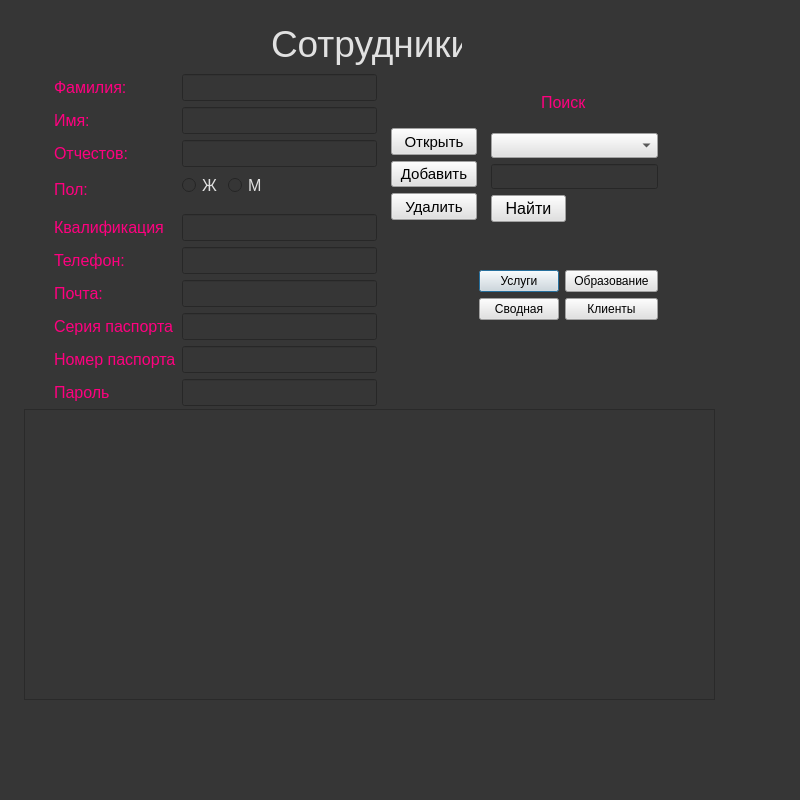
<?xml version="1.0" encoding="UTF-8"?>
<ui version="4.0">
 <class>Dialog</class>
 <widget class="QDialog" name="Dialog">
  <property name="geometry">
   <rect>
    <x>0</x>
    <y>0</y>
    <width>800</width>
    <height>800</height>
   </rect>
  </property>
  <property name="cursor">
   <cursorShape>ArrowCursor</cursorShape>
  </property>
  <property name="windowTitle">
   <string>Dialog</string>
  </property>
  <property name="styleSheet">
   <string notr="true">background-color: rgb(54, 54, 54);</string>
  </property>
  <widget class="QTableWidget" name="twStaffs">
   <property name="geometry">
    <rect>
     <x>24</x>
     <y>409</y>
     <width>691</width>
     <height>291</height>
    </rect>
   </property>
   <property name="font">
    <font>
     <pointsize>10</pointsize>
    </font>
   </property>
   <property name="styleSheet">
    <string notr="true">color: rgb(225, 225, 225); </string>
   </property>
  </widget>
  <widget class="QWidget" name="layoutWidget">
   <property name="geometry">
    <rect>
     <x>479</x>
     <y>270</y>
     <width>179</width>
     <height>54</height>
    </rect>
   </property>
   <layout class="QFormLayout" name="formLayout_3">
    <item row="0" column="0">
     <widget class="QPushButton" name="pushButton_3">
      <property name="styleSheet">
       <string notr="true">background-color: rgb(225, 225, 225);</string>
      </property>
      <property name="text">
       <string>Услуги</string>
      </property>
     </widget>
    </item>
    <item row="0" column="1">
     <widget class="QPushButton" name="qualification">
      <property name="styleSheet">
       <string notr="true">background-color: rgb(225, 225, 225);</string>
      </property>
      <property name="text">
       <string>Образование</string>
      </property>
     </widget>
    </item>
    <item row="1" column="0">
     <widget class="QPushButton" name="pushButton_2">
      <property name="styleSheet">
       <string notr="true">background-color: rgb(225, 225, 225);</string>
      </property>
      <property name="text">
       <string>Сводная</string>
      </property>
     </widget>
    </item>
    <item row="1" column="1">
     <widget class="QPushButton" name="worker">
      <property name="styleSheet">
       <string notr="true">background-color: rgb(225, 225, 225);</string>
      </property>
      <property name="text">
       <string>Клиенты</string>
      </property>
     </widget>
    </item>
   </layout>
  </widget>
  <widget class="QPushButton" name="pbFind">
   <property name="geometry">
    <rect>
     <x>491</x>
     <y>195</y>
     <width>75</width>
     <height>27</height>
    </rect>
   </property>
   <property name="font">
    <font>
     <pointsize>12</pointsize>
    </font>
   </property>
   <property name="styleSheet">
    <string notr="true">background-color: rgb(225, 225, 225);</string>
   </property>
   <property name="text">
    <string>Найти</string>
   </property>
  </widget>
  <widget class="QLabel" name="label_8">
   <property name="geometry">
    <rect>
     <x>541</x>
     <y>93</y>
     <width>51</width>
     <height>19</height>
    </rect>
   </property>
   <property name="sizePolicy">
    <sizepolicy hsizetype="Preferred" vsizetype="Preferred">
     <horstretch>3</horstretch>
     <verstretch>2</verstretch>
    </sizepolicy>
   </property>
   <property name="font">
    <font>
     <pointsize>12</pointsize>
    </font>
   </property>
   <property name="styleSheet">
    <string notr="true">color:rgb(255, 0, 127);</string>
   </property>
   <property name="text">
    <string>Поиск</string>
   </property>
  </widget>
  <widget class="QComboBox" name="cbColNames">
   <property name="geometry">
    <rect>
     <x>491</x>
     <y>133</y>
     <width>167</width>
     <height>25</height>
    </rect>
   </property>
   <property name="sizePolicy">
    <sizepolicy hsizetype="Preferred" vsizetype="Maximum">
     <horstretch>0</horstretch>
     <verstretch>0</verstretch>
    </sizepolicy>
   </property>
   <property name="font">
    <font>
     <pointsize>12</pointsize>
    </font>
   </property>
   <property name="styleSheet">
    <string notr="true">background-color: rgb(225, 225, 225);</string>
   </property>
  </widget>
  <widget class="QLineEdit" name="leFind">
   <property name="enabled">
    <bool>true</bool>
   </property>
   <property name="geometry">
    <rect>
     <x>491</x>
     <y>164</y>
     <width>167</width>
     <height>25</height>
    </rect>
   </property>
   <property name="sizePolicy">
    <sizepolicy hsizetype="Expanding" vsizetype="Maximum">
     <horstretch>0</horstretch>
     <verstretch>0</verstretch>
    </sizepolicy>
   </property>
   <property name="font">
    <font>
     <pointsize>12</pointsize>
    </font>
   </property>
   <property name="styleSheet">
    <string notr="true">color: rgb(225, 225, 225); </string>
   </property>
   <property name="text">
    <string/>
   </property>
  </widget>
  <widget class="QWidget" name="layoutWidget_2">
   <property name="geometry">
    <rect>
     <x>54</x>
     <y>74</y>
     <width>323</width>
     <height>332</height>
    </rect>
   </property>
   <layout class="QFormLayout" name="formLayout_2">
    <item row="0" column="0">
     <widget class="QLabel" name="label_5">
      <property name="sizePolicy">
       <sizepolicy hsizetype="Preferred" vsizetype="Preferred">
        <horstretch>3</horstretch>
        <verstretch>2</verstretch>
       </sizepolicy>
      </property>
      <property name="font">
       <font>
        <pointsize>12</pointsize>
       </font>
      </property>
      <property name="styleSheet">
       <string notr="true">color:rgb(255, 0, 127);</string>
      </property>
      <property name="text">
       <string>Фамилия:</string>
      </property>
     </widget>
    </item>
    <item row="0" column="1">
     <widget class="QLineEdit" name="leFio">
      <property name="font">
       <font>
        <pointsize>12</pointsize>
       </font>
      </property>
      <property name="styleSheet">
       <string notr="true">color: rgb(225, 225, 225); </string>
      </property>
      <property name="text">
       <string/>
      </property>
     </widget>
    </item>
    <item row="1" column="0">
     <widget class="QLabel" name="label_9">
      <property name="sizePolicy">
       <sizepolicy hsizetype="Preferred" vsizetype="Preferred">
        <horstretch>3</horstretch>
        <verstretch>2</verstretch>
       </sizepolicy>
      </property>
      <property name="font">
       <font>
        <pointsize>12</pointsize>
       </font>
      </property>
      <property name="styleSheet">
       <string notr="true">color:rgb(255, 0, 127);
</string>
      </property>
      <property name="text">
       <string>Имя:</string>
      </property>
     </widget>
    </item>
    <item row="1" column="1">
     <widget class="QLineEdit" name="leFio_2">
      <property name="font">
       <font>
        <pointsize>12</pointsize>
       </font>
      </property>
      <property name="styleSheet">
       <string notr="true">color: rgb(225, 225, 225); </string>
      </property>
      <property name="text">
       <string/>
      </property>
     </widget>
    </item>
    <item row="2" column="0">
     <widget class="QLabel" name="label_10">
      <property name="sizePolicy">
       <sizepolicy hsizetype="Preferred" vsizetype="Preferred">
        <horstretch>3</horstretch>
        <verstretch>2</verstretch>
       </sizepolicy>
      </property>
      <property name="font">
       <font>
        <pointsize>12</pointsize>
       </font>
      </property>
      <property name="styleSheet">
       <string notr="true">color:rgb(255, 0, 127);</string>
      </property>
      <property name="text">
       <string>Отчестов:</string>
      </property>
     </widget>
    </item>
    <item row="2" column="1">
     <widget class="QLineEdit" name="leFio_3">
      <property name="font">
       <font>
        <pointsize>12</pointsize>
       </font>
      </property>
      <property name="styleSheet">
       <string notr="true">color: rgb(225, 225, 225); </string>
      </property>
      <property name="text">
       <string/>
      </property>
     </widget>
    </item>
    <item row="3" column="0">
     <widget class="QLabel" name="label_6">
      <property name="sizePolicy">
       <sizepolicy hsizetype="Preferred" vsizetype="Preferred">
        <horstretch>3</horstretch>
        <verstretch>2</verstretch>
       </sizepolicy>
      </property>
      <property name="font">
       <font>
        <pointsize>12</pointsize>
       </font>
      </property>
      <property name="styleSheet">
       <string notr="true">color:rgb(255, 0, 127);</string>
      </property>
      <property name="text">
       <string>Пол:</string>
      </property>
     </widget>
    </item>
    <item row="3" column="1">
     <layout class="QFormLayout" name="formLayout">
      <item row="0" column="0">
       <widget class="QRadioButton" name="rbFemale">
        <property name="font">
         <font>
          <pointsize>12</pointsize>
         </font>
        </property>
        <property name="styleSheet">
         <string notr="true">color: rgb(225, 225, 225); </string>
        </property>
        <property name="text">
         <string>Ж</string>
        </property>
       </widget>
      </item>
      <item row="0" column="1">
       <widget class="QRadioButton" name="rbMale">
        <property name="font">
         <font>
          <pointsize>12</pointsize>
         </font>
        </property>
        <property name="styleSheet">
         <string notr="true">color: rgb(225, 225, 225); </string>
        </property>
        <property name="text">
         <string>М</string>
        </property>
       </widget>
      </item>
     </layout>
    </item>
    <item row="4" column="0">
     <widget class="QLabel" name="label_24">
      <property name="sizePolicy">
       <sizepolicy hsizetype="Preferred" vsizetype="Preferred">
        <horstretch>3</horstretch>
        <verstretch>2</verstretch>
       </sizepolicy>
      </property>
      <property name="font">
       <font>
        <pointsize>12</pointsize>
       </font>
      </property>
      <property name="styleSheet">
       <string notr="true">color:rgb(255, 0, 127);</string>
      </property>
      <property name="text">
       <string>Квалификация</string>
      </property>
     </widget>
    </item>
    <item row="5" column="0">
     <widget class="QLabel" name="label_22">
      <property name="sizePolicy">
       <sizepolicy hsizetype="Preferred" vsizetype="Preferred">
        <horstretch>3</horstretch>
        <verstretch>2</verstretch>
       </sizepolicy>
      </property>
      <property name="font">
       <font>
        <pointsize>12</pointsize>
       </font>
      </property>
      <property name="styleSheet">
       <string notr="true">color:rgb(255, 0, 127);</string>
      </property>
      <property name="text">
       <string>Телефон:</string>
      </property>
     </widget>
    </item>
    <item row="5" column="1">
     <widget class="QLineEdit" name="lePhone">
      <property name="font">
       <font>
        <pointsize>12</pointsize>
       </font>
      </property>
      <property name="toolTip">
       <string/>
      </property>
      <property name="styleSheet">
       <string notr="true">color: rgb(225, 225, 225); </string>
      </property>
      <property name="inputMask">
       <string/>
      </property>
      <property name="text">
       <string/>
      </property>
     </widget>
    </item>
    <item row="6" column="0">
     <widget class="QLabel" name="label_23">
      <property name="sizePolicy">
       <sizepolicy hsizetype="Preferred" vsizetype="Preferred">
        <horstretch>3</horstretch>
        <verstretch>2</verstretch>
       </sizepolicy>
      </property>
      <property name="font">
       <font>
        <pointsize>12</pointsize>
       </font>
      </property>
      <property name="styleSheet">
       <string notr="true">color:rgb(255, 0, 127);</string>
      </property>
      <property name="text">
       <string>Почта:</string>
      </property>
     </widget>
    </item>
    <item row="6" column="1">
     <widget class="QLineEdit" name="leEmail">
      <property name="font">
       <font>
        <pointsize>12</pointsize>
       </font>
      </property>
      <property name="styleSheet">
       <string notr="true">color: rgb(225, 225, 225); </string>
      </property>
      <property name="text">
       <string/>
      </property>
     </widget>
    </item>
    <item row="10" column="0">
     <widget class="QLabel" name="label_25">
      <property name="sizePolicy">
       <sizepolicy hsizetype="Preferred" vsizetype="Preferred">
        <horstretch>3</horstretch>
        <verstretch>2</verstretch>
       </sizepolicy>
      </property>
      <property name="font">
       <font>
        <pointsize>12</pointsize>
       </font>
      </property>
      <property name="styleSheet">
       <string notr="true">color:rgb(255, 0, 127);</string>
      </property>
      <property name="text">
       <string>Пароль</string>
      </property>
     </widget>
    </item>
    <item row="10" column="1">
     <widget class="QLineEdit" name="leEmail_2">
      <property name="font">
       <font>
        <pointsize>12</pointsize>
       </font>
      </property>
      <property name="styleSheet">
       <string notr="true">color: rgb(225, 225, 225); </string>
      </property>
      <property name="text">
       <string/>
      </property>
     </widget>
    </item>
    <item row="7" column="0">
     <widget class="QLabel" name="label_26">
      <property name="sizePolicy">
       <sizepolicy hsizetype="Preferred" vsizetype="Preferred">
        <horstretch>3</horstretch>
        <verstretch>2</verstretch>
       </sizepolicy>
      </property>
      <property name="font">
       <font>
        <pointsize>12</pointsize>
       </font>
      </property>
      <property name="styleSheet">
       <string notr="true">color:rgb(255, 0, 127);</string>
      </property>
      <property name="text">
       <string>Серия паспорта</string>
      </property>
     </widget>
    </item>
    <item row="9" column="0">
     <widget class="QLabel" name="label_29">
      <property name="sizePolicy">
       <sizepolicy hsizetype="Preferred" vsizetype="Preferred">
        <horstretch>3</horstretch>
        <verstretch>2</verstretch>
       </sizepolicy>
      </property>
      <property name="font">
       <font>
        <pointsize>12</pointsize>
       </font>
      </property>
      <property name="styleSheet">
       <string notr="true">color:rgb(255, 0, 127);</string>
      </property>
      <property name="text">
       <string>Номер паспорта</string>
      </property>
     </widget>
    </item>
    <item row="7" column="1">
     <widget class="QLineEdit" name="leEmail_3">
      <property name="font">
       <font>
        <pointsize>12</pointsize>
       </font>
      </property>
      <property name="styleSheet">
       <string notr="true">color: rgb(225, 225, 225); </string>
      </property>
      <property name="text">
       <string/>
      </property>
     </widget>
    </item>
    <item row="9" column="1">
     <widget class="QLineEdit" name="leEmail_4">
      <property name="font">
       <font>
        <pointsize>12</pointsize>
       </font>
      </property>
      <property name="styleSheet">
       <string notr="true">color: rgb(225, 225, 225); </string>
      </property>
      <property name="text">
       <string/>
      </property>
     </widget>
    </item>
    <item row="4" column="1">
     <widget class="QLineEdit" name="leEmail_5">
      <property name="font">
       <font>
        <pointsize>12</pointsize>
       </font>
      </property>
      <property name="styleSheet">
       <string notr="true">color: rgb(225, 225, 225); </string>
      </property>
      <property name="text">
       <string/>
      </property>
     </widget>
    </item>
   </layout>
  </widget>
  <widget class="QWidget" name="layoutWidget_3">
   <property name="geometry">
    <rect>
     <x>391</x>
     <y>128</y>
     <width>86</width>
     <height>92</height>
    </rect>
   </property>
   <layout class="QVBoxLayout" name="verticalLayout">
    <item>
     <widget class="QPushButton" name="pbOpen">
      <property name="sizePolicy">
       <sizepolicy hsizetype="Expanding" vsizetype="Expanding">
        <horstretch>0</horstretch>
        <verstretch>0</verstretch>
       </sizepolicy>
      </property>
      <property name="font">
       <font>
        <pointsize>11</pointsize>
       </font>
      </property>
      <property name="mouseTracking">
       <bool>false</bool>
      </property>
      <property name="tabletTracking">
       <bool>false</bool>
      </property>
      <property name="styleSheet">
       <string notr="true">background-color: rgb(225, 225, 225);</string>
      </property>
      <property name="inputMethodHints">
       <set>Qt::ImhNone</set>
      </property>
      <property name="text">
       <string>Открыть</string>
      </property>
      <property name="autoDefault">
       <bool>false</bool>
      </property>
     </widget>
    </item>
    <item>
     <widget class="QPushButton" name="pbInsert">
      <property name="sizePolicy">
       <sizepolicy hsizetype="Expanding" vsizetype="Expanding">
        <horstretch>0</horstretch>
        <verstretch>0</verstretch>
       </sizepolicy>
      </property>
      <property name="font">
       <font>
        <pointsize>11</pointsize>
       </font>
      </property>
      <property name="mouseTracking">
       <bool>false</bool>
      </property>
      <property name="tabletTracking">
       <bool>false</bool>
      </property>
      <property name="styleSheet">
       <string notr="true">background-color: rgb(225, 225, 225);</string>
      </property>
      <property name="inputMethodHints">
       <set>Qt::ImhNone</set>
      </property>
      <property name="text">
       <string>Добавить</string>
      </property>
      <property name="autoDefault">
       <bool>false</bool>
      </property>
     </widget>
    </item>
    <item>
     <widget class="QPushButton" name="pbDelete">
      <property name="sizePolicy">
       <sizepolicy hsizetype="Expanding" vsizetype="Expanding">
        <horstretch>0</horstretch>
        <verstretch>0</verstretch>
       </sizepolicy>
      </property>
      <property name="font">
       <font>
        <pointsize>11</pointsize>
       </font>
      </property>
      <property name="mouseTracking">
       <bool>false</bool>
      </property>
      <property name="tabletTracking">
       <bool>false</bool>
      </property>
      <property name="styleSheet">
       <string notr="true">background-color: rgb(225, 225, 225);</string>
      </property>
      <property name="inputMethodHints">
       <set>Qt::ImhNone</set>
      </property>
      <property name="text">
       <string>Удалить</string>
      </property>
      <property name="autoDefault">
       <bool>false</bool>
      </property>
     </widget>
    </item>
   </layout>
  </widget>
  <widget class="QLabel" name="label_7">
   <property name="geometry">
    <rect>
     <x>271</x>
     <y>13</y>
     <width>191</width>
     <height>61</height>
    </rect>
   </property>
   <property name="sizePolicy">
    <sizepolicy hsizetype="Preferred" vsizetype="Preferred">
     <horstretch>3</horstretch>
     <verstretch>2</verstretch>
    </sizepolicy>
   </property>
   <property name="font">
    <font>
     <pointsize>28</pointsize>
    </font>
   </property>
   <property name="styleSheet">
    <string notr="true">color: rgb(225, 225, 225); font-size:28pt;

</string>
   </property>
   <property name="text">
    <string>Сотрудники</string>
   </property>
  </widget>
 </widget>
 <resources/>
 <connections/>
</ui>
